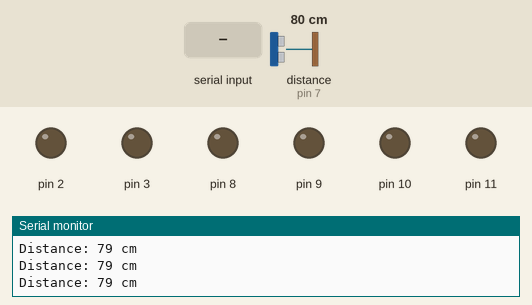
Recording of a sketch running on a simulated Arduino Uno, built with avr-gcc and run on an emulated ATmega328P. On the bench: output pins drawn as LEDs (lit = HIGH), the last lines printed to the serial monitor. Wiring (inferred from the names in the program): ultrasonic range finder: trigger pin 6; echo pin 7. Inputs (shaded band) come from the test bench; at power-on: distance to the obstacle (sensor on pin 7) 80 cm. The echo pulse lasts 58.3 µs per cm; pins used as bus, display or sensor lines are not drawn.

Above: at 1.2 s.
1.3 s: "F" received over Serial
At 2.5 s:
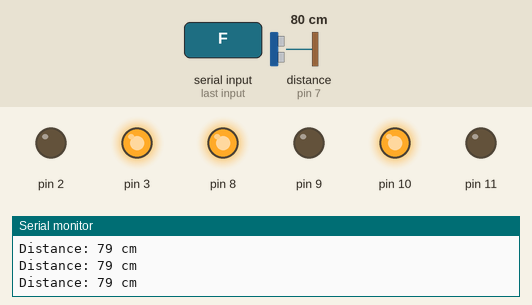
2.8 s: "B" received over Serial
At 3.4 s:
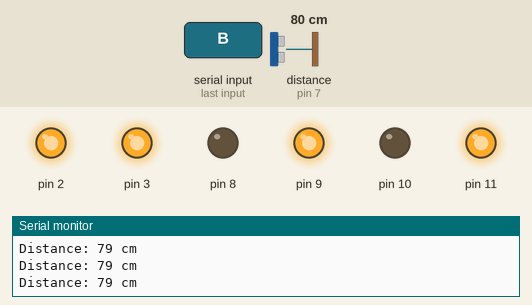
4.3 s: "R" received over Serial
At 4.6 s:
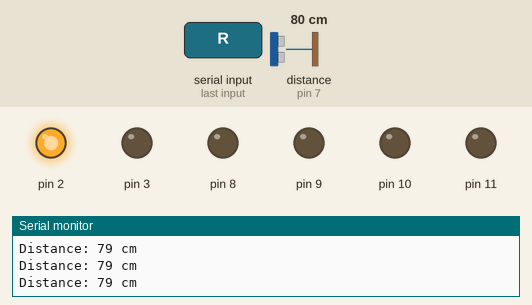
5.8 s: distance to the obstacle (sensor on pin 7) set to 12 cm
8.8 s: distance to the obstacle (sensor on pin 7) set to 9 cm
11.8 s: "F" received over Serial
At 12.8 s:
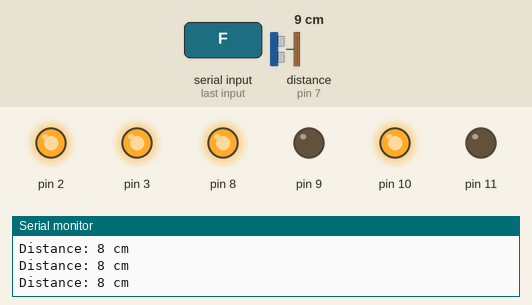
Timing chart, 0 to 14.3 s (numbered marks = the images above; inputs shaded):
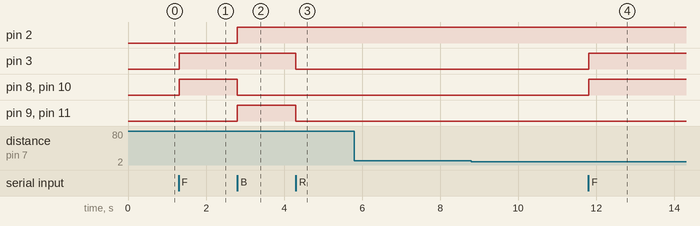

Measured:
- after the input at 1.3 s, pin 3, pin 8, pin 10: LOW → HIGH at once
- after the input at 2.8 s, pin 2, pin 9, pin 11: LOW → HIGH at once; pin 8, pin 10: HIGH → LOW at once
- after the input at 4.3 s, pin 3, pin 9, pin 11: HIGH → LOW at once
- after the input at 11.8 s, pin 3, pin 8, pin 10: LOW → HIGH at once

The sketch:

carproject.ino
```cpp
char Incoming_value = 0;
long duration;
int distance;
void setup() {
  // put your setup code   here, to run once:
Serial.begin(9600);
//for led
pinMode(2,OUTPUT);
pinMode(3,OUTPUT);
//for irsensor
pinMode(6,OUTPUT);//TIGRPIN
pinMode(7,INPUT);//echo pinoutput
//for motor driver side pins using jumper wire
pinMode(8,OUTPUT);
pinMode(9,OUTPUT);
pinMode(10,OUTPUT);
pinMode(11,OUTPUT);
}

void   loop() {
   digitalWrite(6, LOW);

  digitalWrite(6, HIGH);

  digitalWrite(6, LOW);

  duration = pulseIn(7, HIGH);
  distance = duration * 0.0343 / 2;

  Serial.print("Distance: ");
  Serial.print(distance);
  Serial.println(" cm");

  //delay(1000);

  if (((Serial.available()>0)||(distance>10)) > 0)
    {
      Incoming_value = Serial.read();
      //Serial.println(Incoming_value);
      if (Incoming_value == 'F')
        {digitalWrite(3,HIGH);//for led green
        //igitalWrite(7,HIGH);//for motors 5volt
        digitalWrite(8,   HIGH);
        digitalWrite(9, LOW);
        digitalWrite(10,   HIGH);
        digitalWrite(11, LOW);
        }
      else if(Incoming_value == 'B')
        {digitalWrite(2,HIGH);//for led red
        digitalWrite(8, LOW);
        digitalWrite(9, HIGH);
        digitalWrite(10, LOW);
        digitalWrite(11, HIGH);}
      else if(Incoming_value == 'R')
       { digitalWrite(3,LOW);
         digitalWrite(8, LOW);
        digitalWrite(9, LOW);
        digitalWrite(10, LOW);
        digitalWrite(11, LOW);}
      else if(Incoming_value == 'L')
        {digitalWrite(2,LOW);}
    }
}
```
